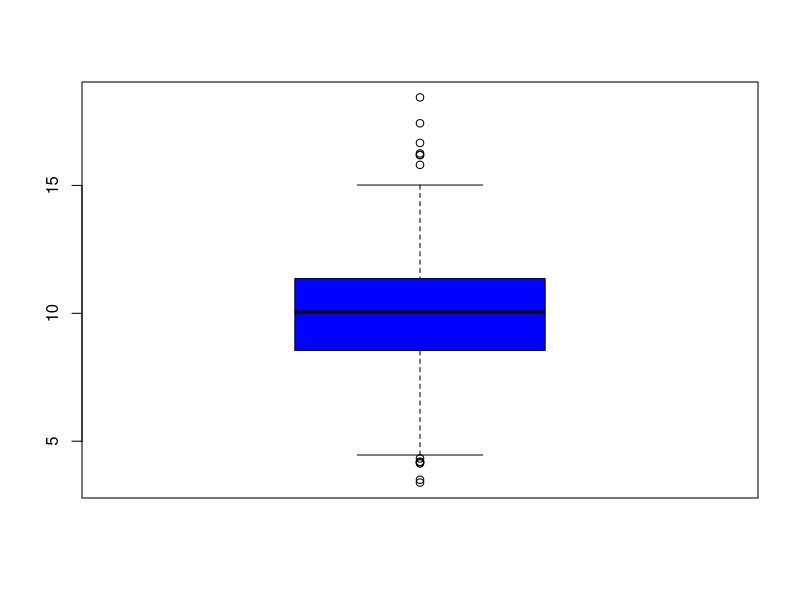
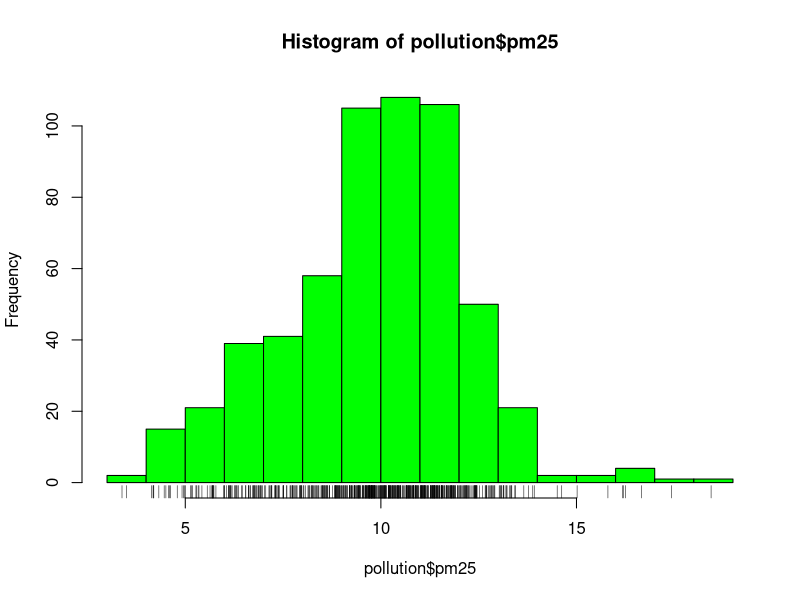
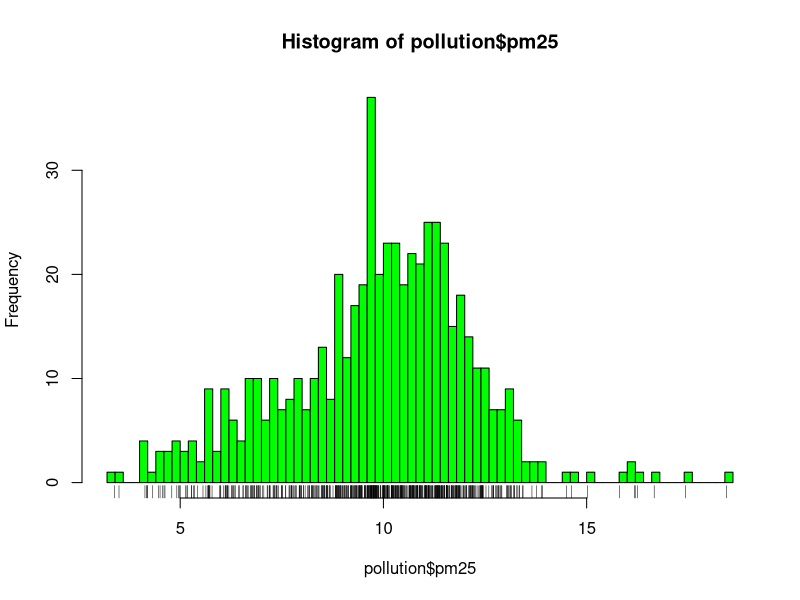
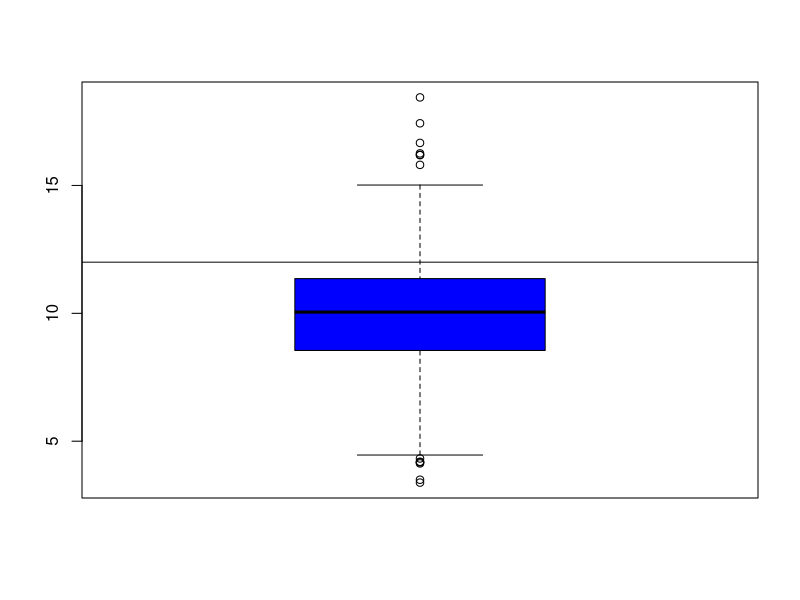
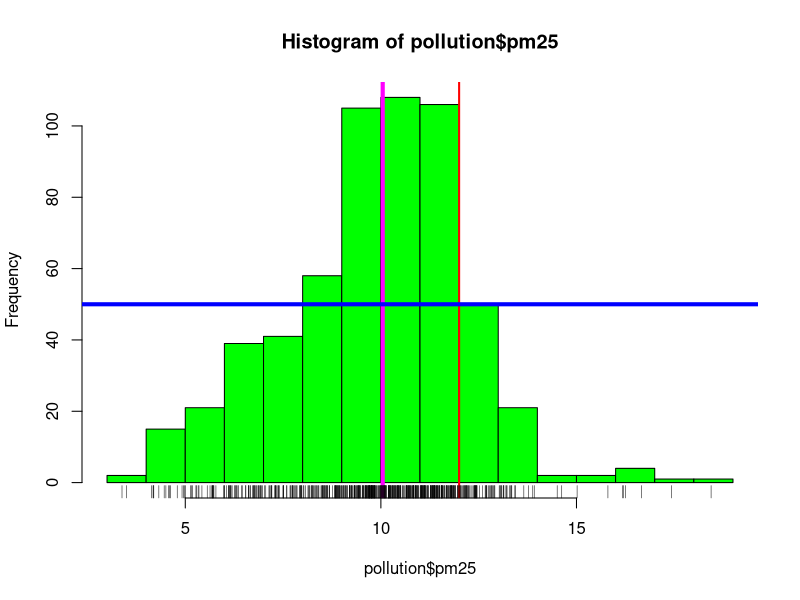
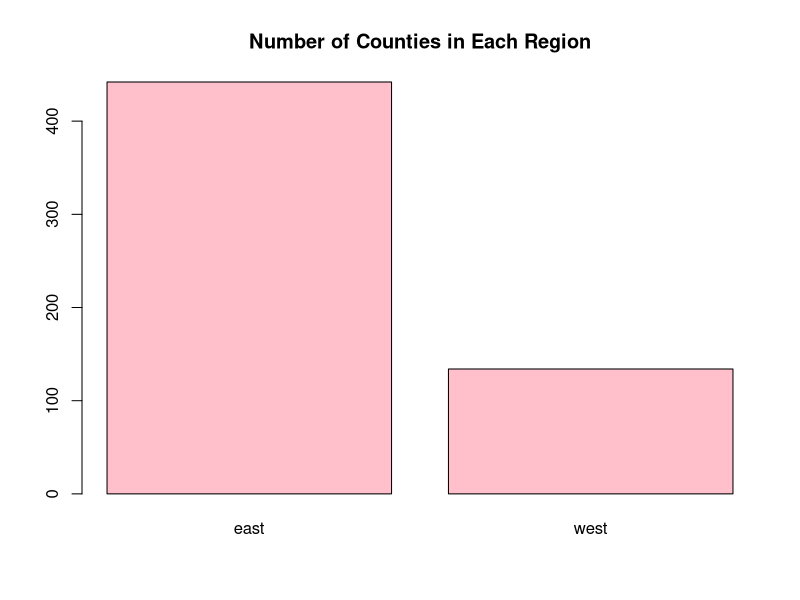
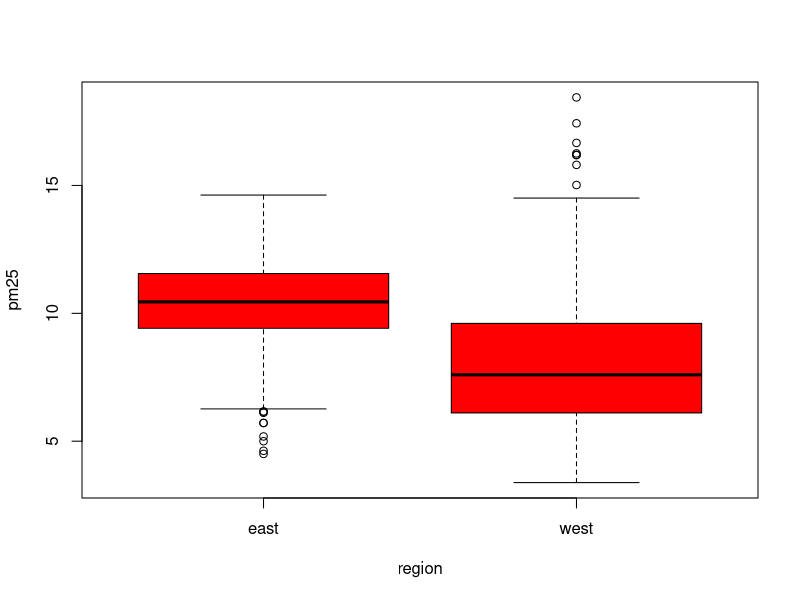
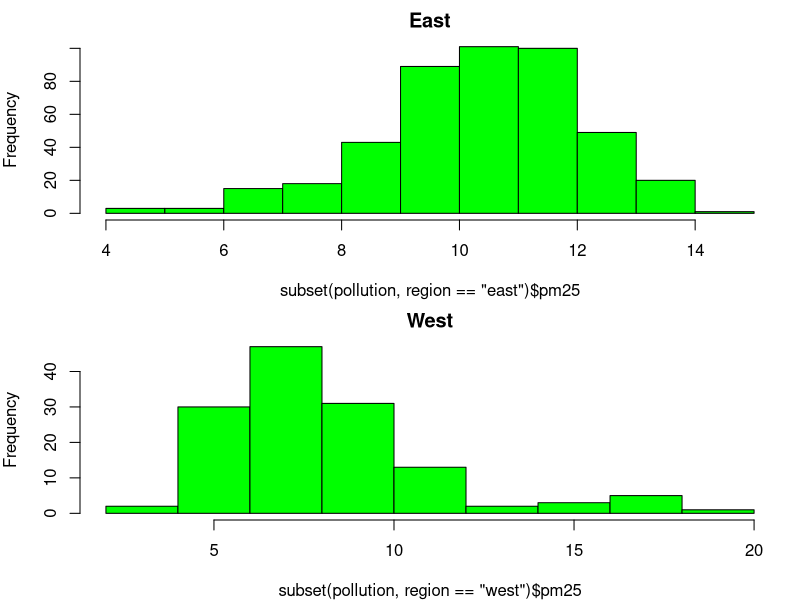

The R source for these figures, in order:
## ---- chunk 1

pollution <- read.csv("avgpm25.csv", colClasses = c("numeric","character","factor","numeric","numeric"))
head(pollution)
summary(pollution$pm25)
boxplot(pollution$pm25, col = "blue") # Boxplot
hist(pollution$pm25, col = "green") # Histograma
rug(pollution$pm25) #Entrega una "Alfombra"" que situa las observaciones en el grafico
hist(pollution$pm25, col = "green", breaks = 100) # Breaks permite entregar la cantidad de columnas que quiero
rug(pollution$pm25)
boxplot(pollution$pm25, col = "blue") # Boxplot
abline(h = 12) # Crea una linea horizontal en el numero que le indico (En el cual me interesa)
hist(pollution$pm25, col = "green")
abline(v = 12, lwd = 2, col = "red") #Crea una linea pero ahora vertical, v es la posicion, lwd el ancho o grosor
abline(v = median(pollution$pm25), col = "magenta", lwd = 4)
abline(h = 50, lwd = 4, col = "blue") # h= horizontal, v = vertical
rug(pollution$pm25)
barplot(table(pollution$region), col = "pink", main = "Number of Counties in Each Region") # main permite darle titulo al grafico (En general se utiliza para graficar variables categoricas "factors")
## ---- chunk 2

boxplot(pm25 ~ region, data = pollution, col = "red") # data permite utilizar las variables por su nombre y poder utilizar la cola de chancho para graficar mas de una variable a la vez
par(mfrow = c(2,1), mar = c(4,4,2,1)) # Permite graficar en una foto dos graficos, mfrow = Las dimensiones de los graficos en este caso 2 linea con 1 grafico, mar = Me da los margenes de los histogramas para que queden mejor posicionados
hist(subset(pollution, region == "east")$pm25, col = "green", main = "East") #Creo un histograma solo con las observaciones east
hist(subset(pollution, region == "west")$pm25, col = "green", main = "West") #Creo un histograma solo con las observaciones west
with(pollution, plot(latitude,pm25)) #Plot es un grafico de puntos, (with permite utilizar los nombres de las variables de pollution y no tener que llamar a pollution$pm25)
abline(h = 12, lwd = 2, lty = 2) # lty nos permite puntear la linea
with(pollution, plot(latitude,pm25, col = region)) # col permite diferencia por region
abline(h = 12, lwd = 2, lty = 2)
## ---- chunk 3
#Basic Plot
library(datasets)
data(cars)
with(cars, plot(speed,dist))
#The Lattice System
library(lattice)
state <- data.frame(state.x77, region = state.region)
xyplot(Life.Exp ~ Income | region, data = state, layout = c(4,1))
## ggplot2 System
library(ggplot2)
data(mpg)
qplot(displ, hwy, data = mpg)
## ---- chunk 4
library(datasets)
hist(airquality$Ozone)
with(airquality, plot(Wind,Ozone))
airquality <- transform(airquality, Month = (factor(Month))) # Convierte los meses en factores
boxplot(Ozone ~ Month, airquality, xlab = "Month", ylab = "Ozono (ppb)") # Grafica el Ozono en cada mes un boxplot separados

## ---- chunk 5
library(datasets)
with(airquality, plot(Wind,Ozone))
title(main = "Ozone and Wind in New York City") #Agrega titulo
with(airquality, plot(Wind,Ozone, main = "Ozone and Wind")) #Incluye titulo
with(subset(airquality, Month == 5), points(Wind,Ozone, col = "blue")) #Incluyo los puntos del mes 5 en azul
with(airquality, plot(Wind,Ozone, main = "Ozone and Wind", type = "n")) #Ploteo el grafico, type = "n"  significa que no agrega nada dentro del grafico para despues crear los puntos por separado
with(subset(airquality, Month == 5), points(Wind,Ozone,col="blue")) # Agrego los puntos azules al mes 5
with(subset(airquality, Month != 5), points(Wind,Ozone,col="red")) #Agrego los puntos rojos a los otro meses
legend("topright", pch = 1, col = c("blue","red"), legend = c("May", "Other Months")) #Creo la leyenda, pch = tipo de simbolo (circulo, tringualo), col = color. legend = titulos de las leyendas
with(airquality, plot(Wind,Ozone, main = "Ozone and Wind", pch =20))
model <- lm(Ozone ~ Wind, airquality) #Creo un modelo de regresion lineal que se ajuste a los datos
abline(model, lwd = 2, col = "red") #Agrego una linea que es igual al modelo de color rojo
par(mfrow = c(1,2))
with(airquality, {
        plot(Wind,Ozone, main = "Ozone and Wind")
        plot(Solar.R, Ozone, main = "Ozone and Solar Radiation") #Con la funcion par puedo poner dos o mas graficos
})
par(mfrow = c(1,2), mar = c(4,4,2,1), oma = c(0,0,2,0))
with(airquality, {
        plot(Wind,Ozone, main = "Ozone and Wind")
        plot(Solar.R, Ozone, main = "Ozone and Solar Radiation") #Con la funcion par puedo poner dos o mas graficos
        plot(Temp, Ozone, main = "Ozone and Temperature")
        mtext("Ozone and Weather in New York City", outer = TRUE) #mtext permite poner un texto general al ploteo, si uso la funcion main es para cada uno de los graficos.
})
## ---- chunk 6
library(datasets)
pdf(file = "myplot.pdf") #Crea un archivo pdf
with(faithful, plot(eruptions,waiting))# Plotea
title(main = "Old Faithgul Geyser data")# Agrega titulo
dev.off()# Cierra el pdf y lo guarda, grafic devices
## ---- chunk 7
with(faithful, plot(eruptions,waiting))
dev.copy(png, file = "eruptions.png") #Esto es mas usado, copia el grafico que se abre en windows y lo convierte en pdf, asi se puede ver que se esta incluyendo en el pdf
dev.off()
